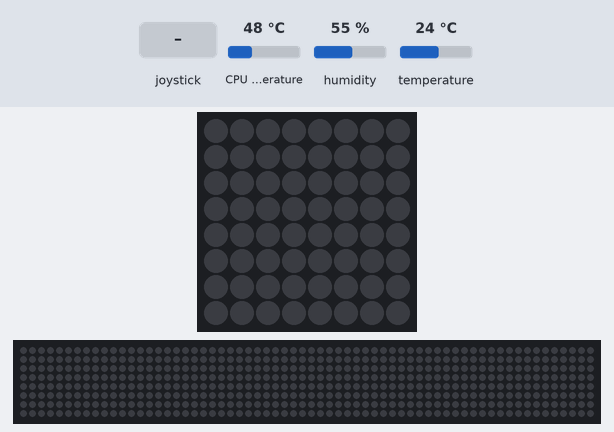
The program below on a simulated Raspberry Pi (BCM pin numbers) with a Sense HAT. Parts: the Sense HAT's 8×8 RGB LED matrix, a strip that is not on the board, showing the scrolling text unrolled. Inputs (shaded band) come from the test bench; at power-on: temperature 24 °C, humidity 55 %, CPU temperature 48 °C. The 64×8 strip is a reading aid, not a part: it shows the text the matrix is scrolling, unrolled, one strip-width of it at a time; web requests get an empty 200 reply after 0.4 s.

Above: at 1.2 s.
1.3 s: joystick pushed up
At 1.45 s:
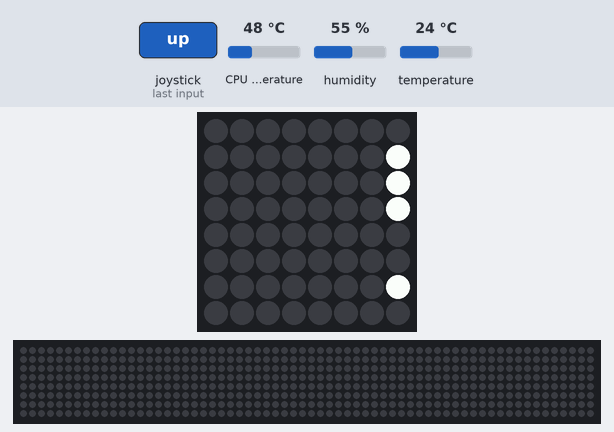
3.2 s: temperature set to 12 °C
At 4.87 s:
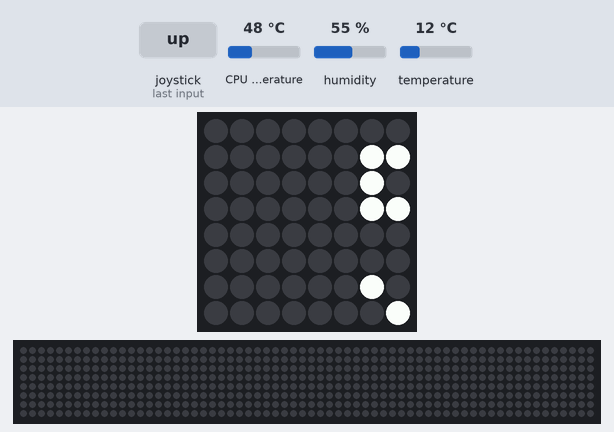
6.2 s: joystick pushed down
7.7 s: humidity set to 22 %
At 9.43 s:
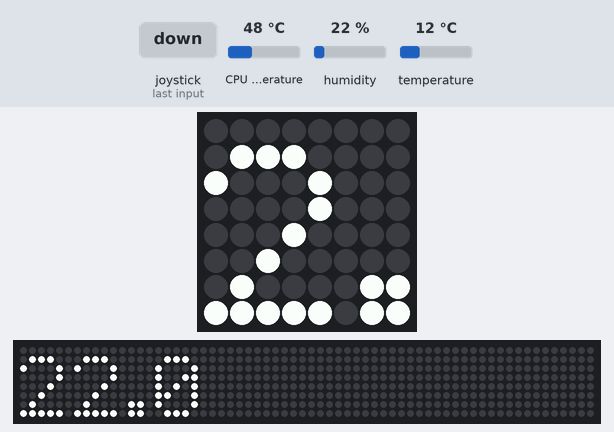
9.5 s: temperature set to 19 °C
At 11.43 s:
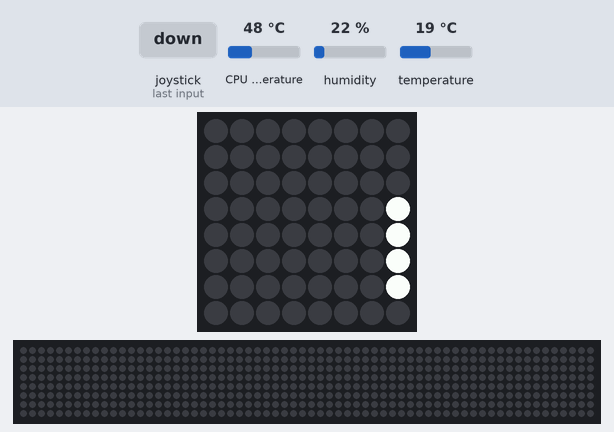
12.5 s: joystick pushed left
At 14.77 s:
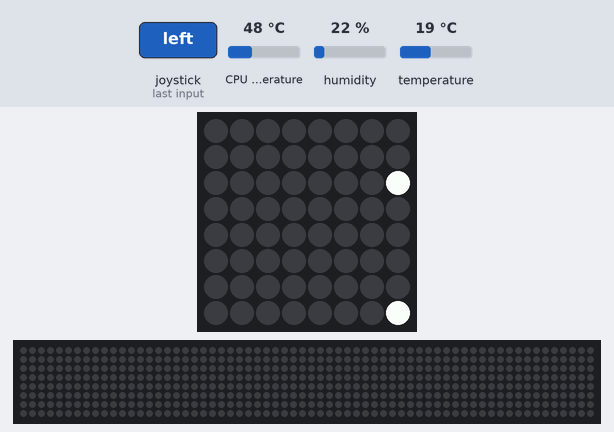

The program:

readout.py
```python
import humi
import temp

from sense_hat import SenseHat
sense = SenseHat()

def main():
    humi.display_humidity()
    humi.send_humidity()
    temp.display_temperature()
    temp.send_temperature()

while True:
    event = sense.stick.wait_for_event()
    if event.action == 'pressed' :
        main()
```

humi.py
```python
import web_methods
from sense_hat import SenseHat

_sense = SenseHat()
_sense.clear()

def print_humidity():
    print("humi:" + str(__humidity()))

def display_humidity():
    _sense.show_message(str(__humidity()))

def send_humidity():
    data = { 'humidity': __humidity() }
    web_methods.post("https://jasoncases.zerodock.com/module/envmonitor/humidity", data)

def retrieve_humidity():
    humidity = web_methods.get("https://jasoncases.zerodock.com/module/envmonitor/humidity")
    return str(humidity)

def __humidity():
    humidity = _sense.get_humidity()
    return round(humidity, 1)
```

temp.py
```python
import web_methods
import subprocess
from sense_hat import SenseHat

_sense = SenseHat()
_sense.clear()


def print_temperature():
    print("temp:" + str(__temperature()))

def display_temperature():
    _sense.show_message(str(__temperature()))

def send_temperature():
    data = {
        'temperature': __temperature(),
        'cpu_temperature': __cpu_temperature()
    }
    web_methods.post("https://jasoncases.zerodock.com/module/envmonitor/temperature", data)


def retrieve_temperature():
    return str(web_methods.get("https://jasoncases.zerodock.com/module/envmonitor/temperature"))

def __temperature():
    temperature = _sense.get_temperature()
    return __to_fahrenheit(temperature)

def __cpu_temperature():
    raw_cpu_temp = subprocess.check_output("vcgencmd measure_temp", shell=True)
    cpu_temp = str(raw_cpu_temp).split('=')[1].split("'")[0]
    return __to_fahrenheit(float(cpu_temp))

def __to_fahrenheit(centigrade):
    return round((centigrade * 9/5 +32), 1)
```

web_methods.py
```python
import requests

def post(url, data):
    request = requests.post(url = url, data = data)

def get(url):
    request = requests.get(url)
    return request.text
```

Measured:
- after the input at 1.3 s, the LEDs: change after 0.10 s (image 1)
- after the input at 12.5 s, the LEDs: first differ from a run without the input after 2.2 s (image 5)
